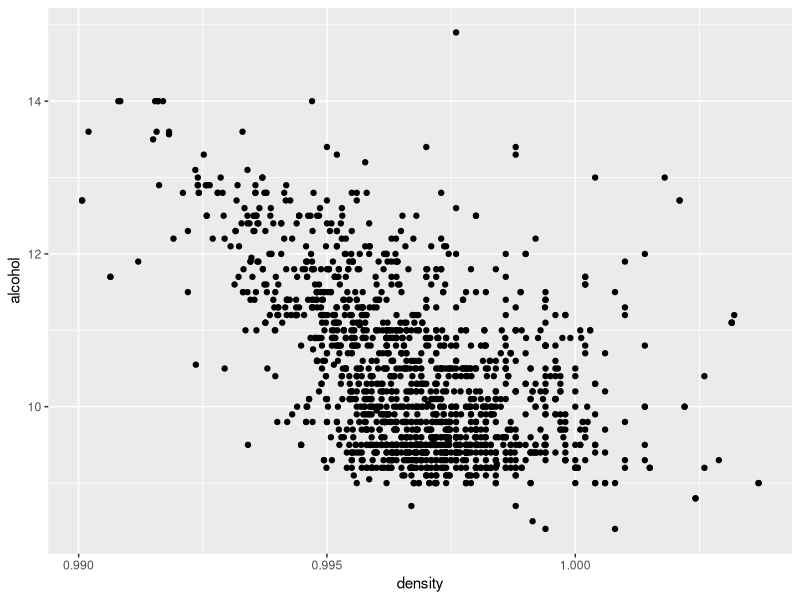
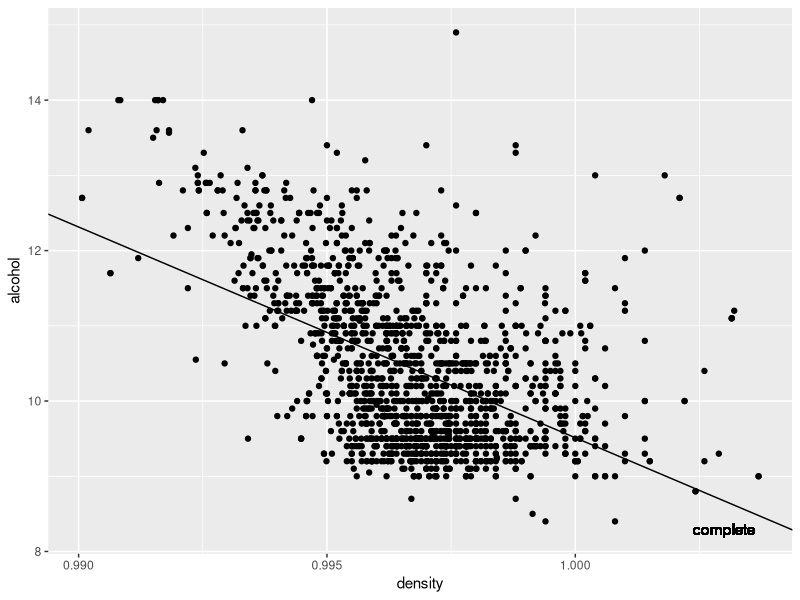
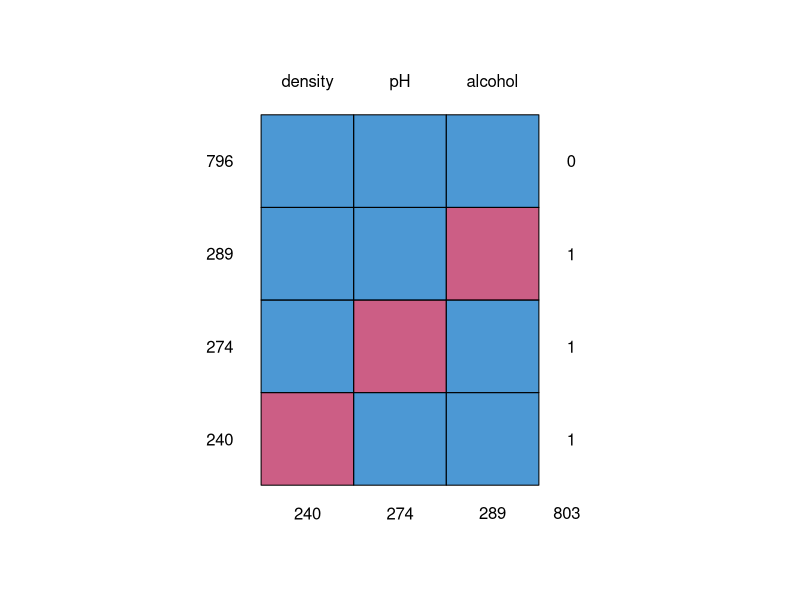
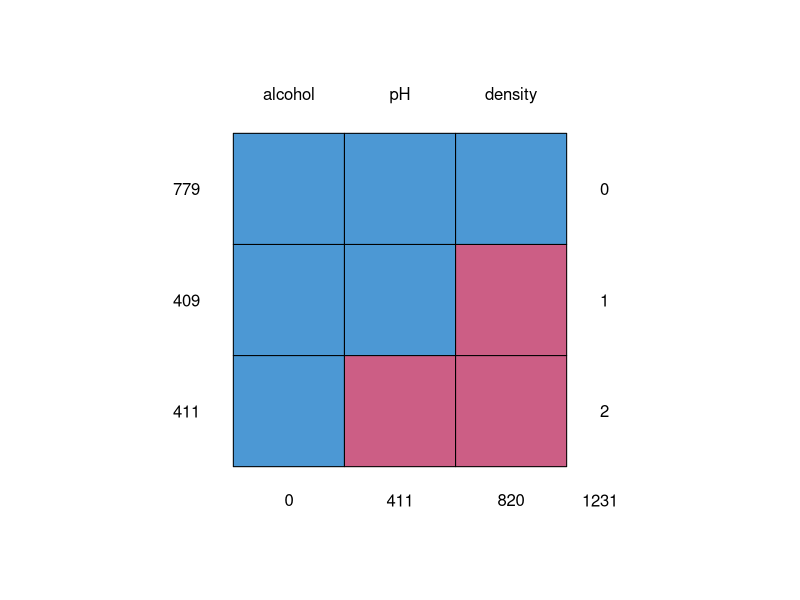
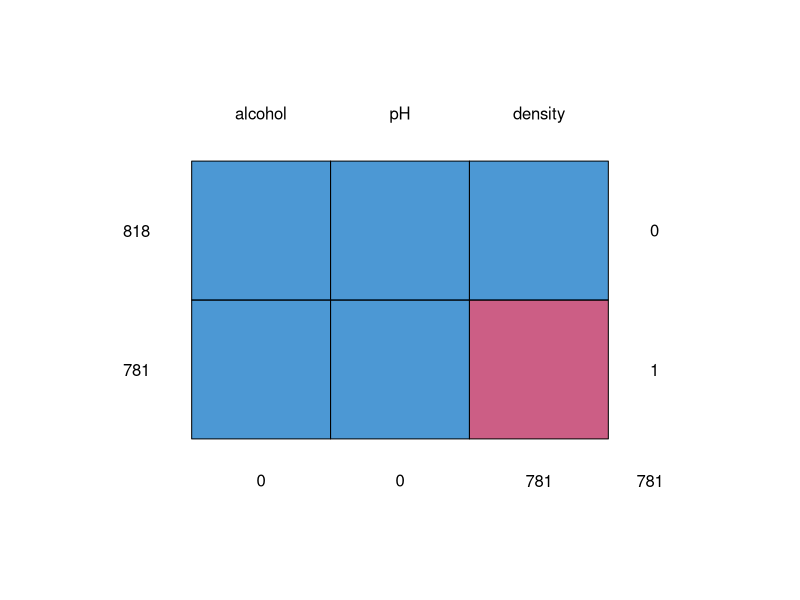
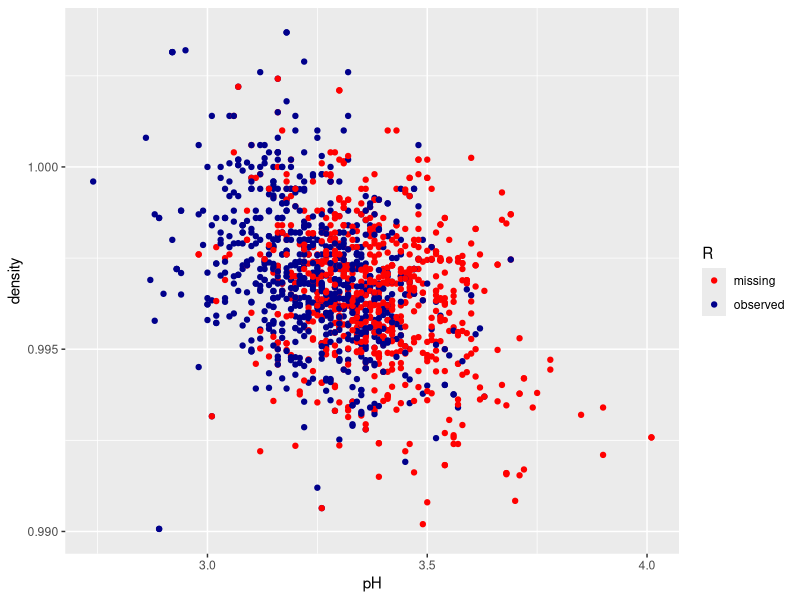
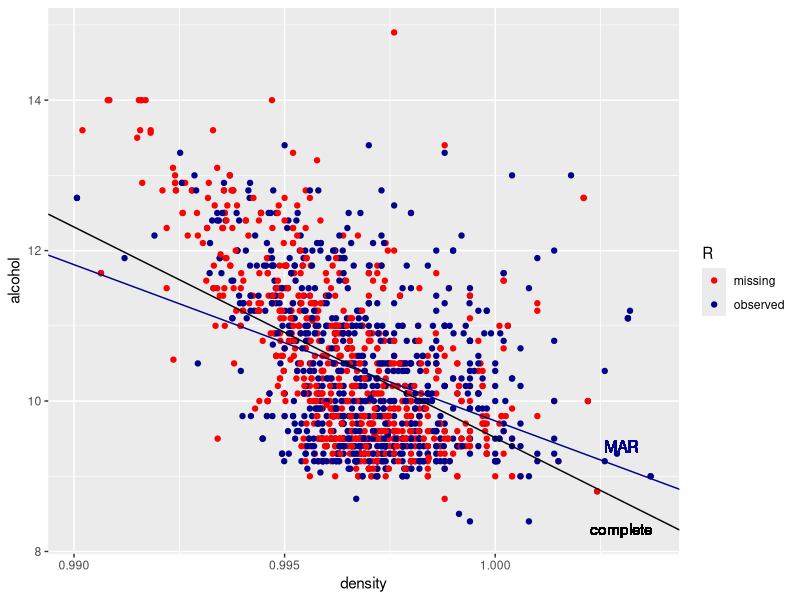
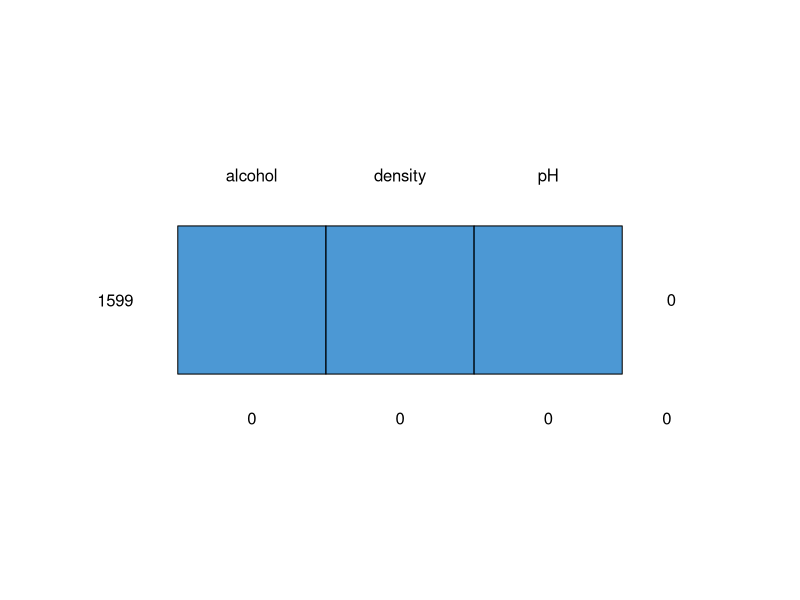

Reproduce these figures in R, in order.
## ---- chunk 1
library(mice, warn.conflicts = FALSE, quietly = TRUE)
library(ggplot2, warn.conflicts = FALSE, quietly = TRUE)
## ---- chunk 2
data <- read.csv("red_wine_quality.txt", sep = '\t')
data <- data[, c('alcohol', 'density', 'pH')]
## ---- chunk 3
nrow(data)
summary(data)
cor(data)
## ---- chunk 4
plotdata <- data
ggplot(plotdata, aes(density, alcohol)) +
  geom_point()
## ---- chunk 5
truemodel <- glm(alcohol ~ density, family = 'gaussian', data)
true_coefs <- summary(truemodel)$coefficients
true_coefs
## ---- chunk 6
ggplot(plotdata, aes(density, alcohol)) +
  geom_point() +
  geom_abline(slope = true_coefs[2, 1], 
              intercept = true_coefs[1, 1],
              color = 'black') +
  geom_text(aes(x = 1.003, y = 8.3), 
            label = 'complete', color = 'black')
## ---- chunk 7
mads <- ampute(data)
mads$patterns
## ---- chunk 8
md.pattern(mads$amp)
## ---- chunk 9
mypatterns <- matrix(c(1, 0, 1, 
                       1, 0, 0), 
                     nrow = 2, byrow = TRUE)
mypatterns
## ---- chunk 10
mads <- ampute(data = data,
               patterns = mypatterns)
inc_data <- mads$amp
md.pattern(inc_data)
## ---- chunk 11
mads$mech
mads$weights
mads$patterns
## ---- chunk 12
mads <- ampute(data = data,
               patterns = c(1, 0, 1),
               weights = c(0, 0, 1))
inc_data <- mads$amp
md.pattern(inc_data)
## ---- chunk 13
plotdata["R"] <- !is.na(inc_data$density)
ggplot(plotdata, aes(pH, density, color = R)) +
  geom_point() + 
  scale_color_manual(values = c('red', 'darkblue'), 
                     labels = c('missing', 'observed'))
## ---- chunk 14
MAR_coefs <- summary(lm(alcohol ~ density, 
                        inc_data))$coefficients

ggplot(plotdata, aes(density, alcohol, 
                     color = R)) +
  geom_point() +
  geom_text(aes(x = 1.003, y = 8.3), 
            label = 'complete', color = 'black') +
  geom_abline(slope = true_coefs[2, 1], 
              intercept = true_coefs[1, 1],
              color = 'black') +
  geom_abline(slope = MAR_coefs[2, 1], 
              intercept = MAR_coefs[1, 1],
              color = 'darkblue') +
  geom_text(aes(x = 1.003, y = 9.4), 
            label = 'MAR', color = 'darkblue') +
  scale_color_manual(values = c('red', 'darkblue'), 
                     labels = c('missing', 'observed'))
## ---- chunk 15
true_coefs
MAR_coefs
## ---- chunk 16
mean_density <- mean(inc_data$density, na.rm = TRUE)
imputations <- rep(mean_density, nrow(inc_data[is.na(inc_data$density), ]))
imp_data <- inc_data
imp_data[is.na(inc_data$density), 'density'] <- imputations
## ---- chunk 17
md.pattern(imp_data)
## ---- chunk 18
imp_coefs_mean <- summary(lm(alcohol ~ density, imp_data))$coefficients
imp_data["R"] <- !is.na(inc_data$density)

ggplot(imp_data, aes(density, alcohol, color = R)) +
  geom_point() +
  geom_abline(slope = true_coefs[2, 1], 
              intercept = true_coefs[1, 1],
              color = 'black') +
  geom_text(aes(x = 1.003, y = 8.3), 
            label = 'complete', color = 'black') +
  geom_abline(slope = MAR_coefs[2, 1], 
              intercept = MAR_coefs[1, 1],
              color = 'darkblue') +
  geom_text(aes(x = 1.003, y = 8.9), 
            label = 'MAR', color = 'darkblue') +
  geom_abline(slope = imp_coefs_mean[2, 1], 
              intercept = imp_coefs_mean[1, 1],
              color = 'orange') +
  geom_text(aes(x = 1.003, y = 9.2), 
            label = 'MEAN', color = 'orange') +
  scale_color_manual(values = c('orange', 'darkblue'), 
                     labels = c('imputed', 'observed'))
## ---- chunk 19
true_coefs
imp_coefs_mean
